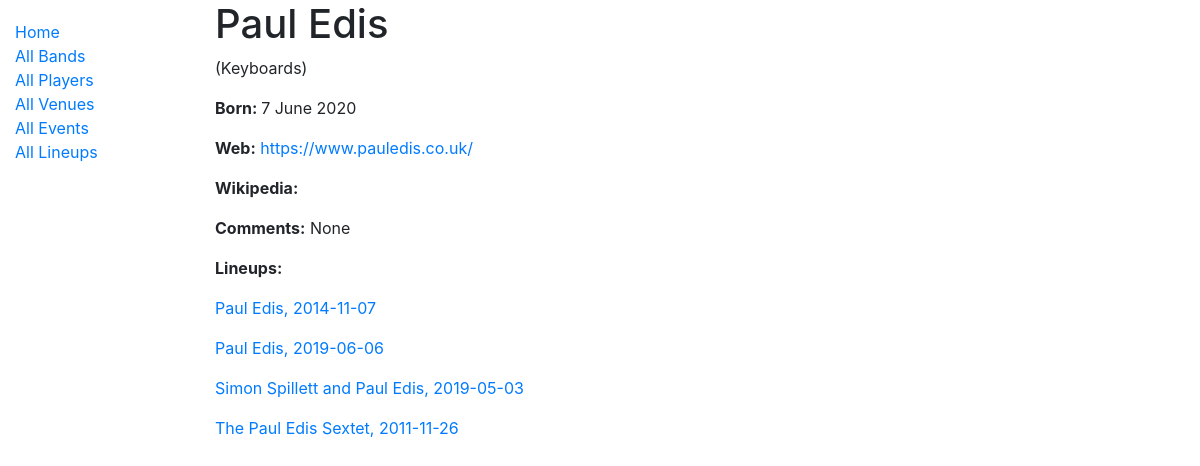
/jazz/players/paul-edis, run on the app's committed database.
### jazz/models.py (models this page shows, shortened)
class Player(models.Model):
    first_name = models.CharField(max_length=100)
    nick_name = models.CharField(max_length=100, blank=True, null=True)
    last_name = models.CharField(max_length=100)
    date_of_birth = models.DateField(null=True, blank=True)
    date_of_death = models.DateField('Died', null=True, blank=True)
    instrument = models.ForeignKey(Instrument, on_delete=models.SET_NULL, null=True, blank = True, help_text='Select instrument for this player')
    slug = models.SlugField(blank = True, unique = True) #unique=True, blank = True)
    comments = models.CharField(max_length=500, unique = False, blank = True, null = True)
    player_web = models.URLField('Web Address', blank = True)
    player_wikipedia = models.URLField('Wikipedia Page', blank = True)
    @property
    def full_name(self):
        if self.nick_name is None:
            return  '%s %s' % (self.first_name, self.last_name)
        else:
            return '%s %s %s' % (self.first_name, self.nick_name, self.last_name)
    class Meta:
        ordering = ['last_name', 'first_name']

class Instrument(models.Model):
		instrument = models.CharField(max_length=20, help_text='Enter an instrument type')
		def __str__(self):
			return self.instrument

class Lineup(models.Model):
	band_name = models.ForeignKey('Band', on_delete=models.SET_NULL, null=True)
	date = models.DateField(null=True, blank=True)
	piece = models.IntegerField(null=True, blank=True)
	player = models.ManyToManyField('Player')
	comments = models.CharField('Comments', max_length=120, blank = True)
	venue = models.ForeignKey('Venue', on_delete=models.SET_NULL, null=True, blank = True, help_text='Select venue for this event')
	event = models.ForeignKey('Event', on_delete=models.SET_NULL, null=True, blank = True, help_text='Select event type')
	slug = models.SlugField(unique=True, blank = True, max_length = 125)
	class Meta:
		ordering = ['band_name', 'date']
		constraints = [models.UniqueConstraint(fields=['band_name', 'date'], name='unique_lineup')]
	def __str__(self):
		return f'{self.band_name}, {self.date}'

class Band(models.Model):
	band_name = models.CharField(max_length=100, unique = True)
	comments = models.CharField(max_length=500, unique = False, blank = True, null = True)
	band_web = models.URLField('Web Address', blank = True)
	slug = models.SlugField(unique=True, max_length=125 , blank = True)
	class Meta:
		ordering = ['band_name']
	def __str__(self):
		return f'{self.band_name}'

### jazz/views.py (the view)
# urls.py: path('players/<slug:slug>', views.PlayerDetailView.as_view(), name='player-detail'),
class PlayerDetailView(generic.DetailView):
    model = Player

### jazz/templates/jazz/player_detail.html (shortened to what this page needs)
{% extends "base_generic.html" %}
{% block content %}
  <h1>{{ player.full_name }}</h1>
  <p>{% if player.instrument %} ({{ player.instrument }}) {% endif %}</p>
  <p><strong>{% if player.date_of_birth %} Born: </strong> {{ player.date_of_birth|date:"j F Y"  }} {% endif %}</a></p></strong>
  <p><strong>Web:</strong> <a href="{{ player.player_web }}" target="_blank" >{{ player.player_web }}</a></p>
  <p><strong>Wikipedia:</strong> <a href="{{ player.player_wikipedia }}" target="_blank" >{{ player.player_wikipedia }}</a></p>
  <p><strong>Comments:</strong> {{ player.comments }}</p>
  <p><strong>Lineups:</strong> {% for lineup in player.lineup_set.all %}</p>
			<a href="{% url 'lineup-detail' lineup.slug %}">{{ lineup }}</a>
			{% endfor %}
{% endblock %}

### data on the page
Player: full_name "Paul Edis", instrument "Keyboards", date_of_birth "7 June 2020", player_web "https://www.pauledis.co.uk/", comments "None"
Lineup: band_name+date "Paul Edis, 2014-11-07"
Lineup: band_name+date "Paul Edis, 2019-06-06"
Lineup: band_name+date "Simon Spillett and Paul Edis, 2019-05-03"
Lineup: band_name+date "The Paul Edis Sextet, 2011-11-26"
